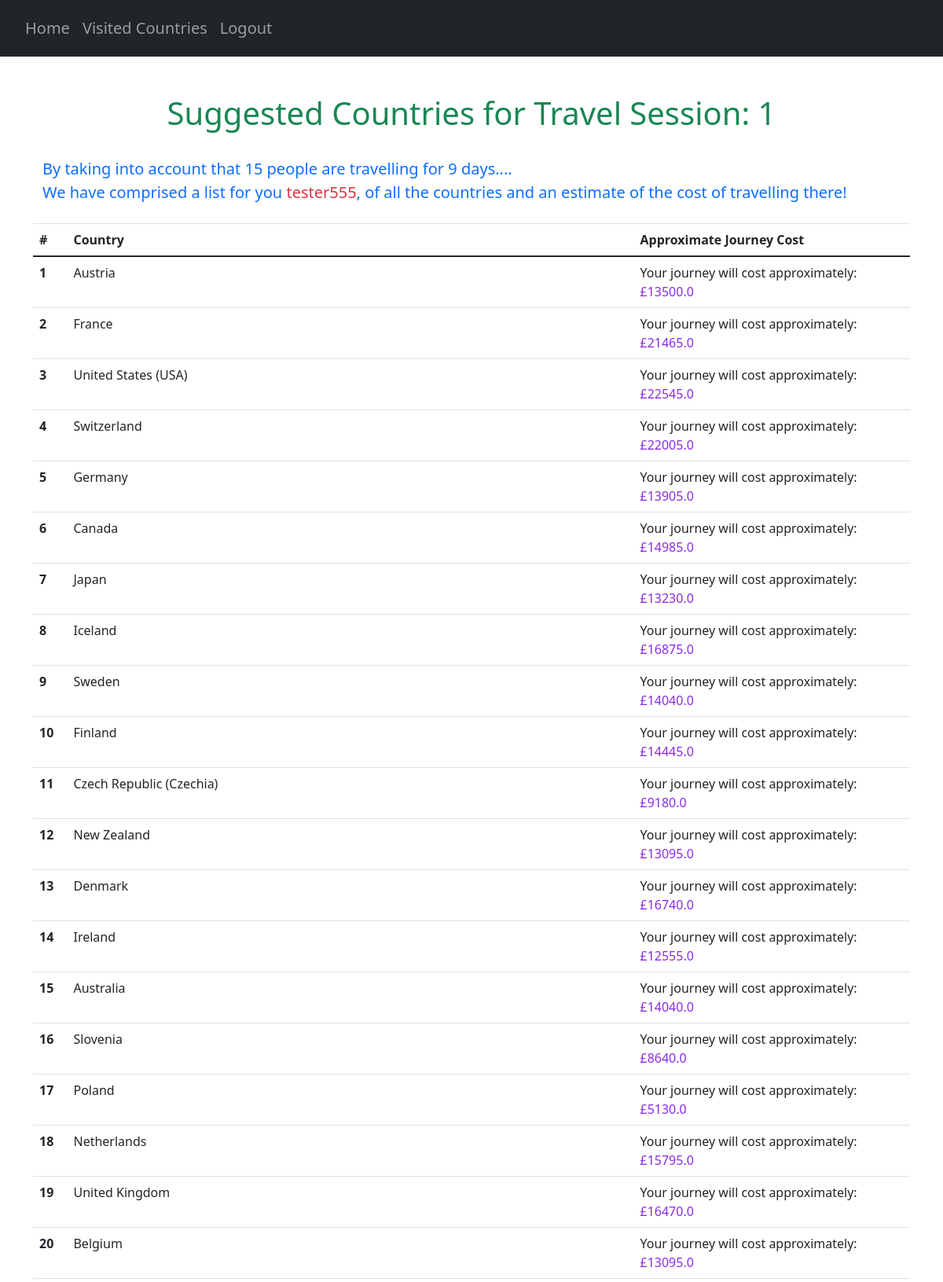
The app's page /suggestions/1 (signed in, upper part) with its own data.
### website/models.py (models this page shows)
class User(db.Model, UserMixin):
    id = db.Column(db.Integer, primary_key=True)
    email = db.Column(db.String(150), unique=True)
    password = db.Column(db.String(150))
    first_name = db.Column(db.String(150))
    notes = db.relationship('Note')
    countries = db.relationship('UserCountry')
    travel_score = db.relationship('UserTravelScore')

class UserCountryScore(db.Model):
    user_id = db.Column(db.Integer, db.ForeignKey('user.id'), primary_key=True)
    travel_id = db.Column(db.Integer, primary_key=True)
    country_code = db.Column(db.String(3), db.ForeignKey('country.country_code'), primary_key=True)
    water_sports_score = db.Column(db.Float)
    winter_sports_score = db.Column(db.Float)
    culture_score = db.Column(db.Float)
    safety_score = db.Column(db.Float)
    budget_score = db.Column(db.Float)
    total_score = db.Column(db.Float)
    final_travel_cost = db.Column(db.Float)

class Country(db.Model):
    country_code = db.Column(db.String(3), primary_key=True)
    country_name = db.Column(db.String(150), unique=True)

### website/views.py (the view)
@views.route("/suggestions/<travelID>", methods=["GET"])
@login_required
def suggestions(travelID):
    countries = Country.query.all()
    AllCountries = {}
    for country in countries:
        AllCountries[country.country_code] = country.country_name
    user_travel_details = []
    try:
        ranked_countries = userCountryScore(travelID, AllCountries)
        ranked_countries_UF = list(map(lambda x: (AllCountries[x[0]], x[1], x[2]), ranked_countries))
        current_travel = UserTravelScore.query.get((current_user.id, travelID))
        num_travellers = current_travel.num_travellers
        travelling_time = current_travel.travelling_time
        user_travel_details.append(travelID)
        user_travel_details.append(num_travellers)
        user_travel_details.append(travelling_time)
        print("THIS IS ALL COUNTRIES", AllCountries)
        print("This is rankedCountriesUF", ranked_countries_UF)
        return render_template("suggestions.html",
                               user=current_user,
                               best_countries=ranked_countries_UF,
                               user_travel=user_travel_details)
    except (AttributeError, sqlalchemy.exc.IntegrityError) as e:
        print("ERROR", e)
        user_travel_details.append(0)
        user_travel_details.append(1)
        return redirect(url_for('views.noTravel'))

### website/__init__.py (called while the page is built)
def create_app():
    app = Flask(__name__)
    app.config['SECRET_KEY'] = 'pog'
    app.config['SQLALCHEMY_DATABASE_URI'] = f'sqlite:///{DB_NAME}'
    db.init_app(app)
    from .views import views
    from .auth import auth
    app.register_blueprint(views, url_prefix='/')
    app.register_blueprint(auth, url_prefix='/')
    from .models import User, Note, Country, UserCountry, Safety, Cost, CulturalValue, CovidRestrictions
    create_database(app)
    login_manager = LoginManager()
    login_manager.login_view = 'auth.login'
    login_manager.init_app(app)
    @login_manager.user_loader
    def load_user(id):
        return User.query.get(int(id))
    return app

### website/questionHandler.py (called while the page is built)
def doesUserWantThisCountry(countryCode):
    countries = UserCountry.query.all()
    users_countries = []
    for country in countries:
        if country.user_id == current_user.id:
            users_countries.append(country.country_code)
    for country in users_countries:
        if countryCode in users_countries:
            return True
        else:
            return False

def filterPrevCountries(codes, travelID):
    try:
        current_travel = UserTravelScore.query.get((current_user.id, travelID))
    except (sqlite3.IntegrityError, sqlalchemy.exc.IntegrityError) as e:
        print(e)
    prev_countries = getattr(current_travel, "prev_countries")
    if prev_countries == True:
        return codes
    else:
        suggestionsStream = filter(lambda x:not(doesUserWantThisCountry(x)), codes)
        suggestionsStream = list(suggestionsStream)
        return suggestionsStream

def userCountryScore(travelID, countryCodes):
    try:
        current_travel = UserTravelScore.query.get((current_user.id, travelID))
    except (sqlite3.IntegrityError, sqlalchemy.exc.IntegrityError) as e:
        print(e)
    prev_countries = getattr(current_travel, "prev_countries")
    print("This is prev countries", prev_countries)
    calculateCountryScores(travelID, countryCodes)
    sortedCountries = sortCountries(travelID)
    return sortedCountries

### website/templates/suggestions.html (shortened to what this page needs)
{% extends "base.html" %} {% block title %}Countries{% endblock %}
{% block content %}
<div class="container pt-5">
    <h1 align="center"><span class="text-success">Suggested Countries for Travel Session: {{ user_travel[0] }}</span></h1>
    <p class="pt-4 pb-2 text-primary" id="user-countries-header">
        By taking into account that {{ user_travel[1] }} people are travelling for {{ user_travel[2] }} days....<br>
        We have comprised a list for you <span class="text-danger">{{ current_user.first_name }}</span>,
        of all the countries and an estimate of the cost of travelling there!
    </p>
</div>
<table class="table">
    <thead>
        <tr>
            <th scope="col">#</th>
            <th scope="col">Country</th>
            <th scope="col">Approximate Journey Cost</th>
        </tr>
    </thead>
    <tbody>
        {% for country in best_countries %}
        {% set countryName = country[0] %}
        {% set countryDict = country[2] %}
        {% for roughCostText, roughCost in countryDict.items() %}
            <tr>
                <th scope="row">{{ country[1] }}</th>
                <td>{{ countryName }}</td>
                <td>{{ roughCostText }}: <span class="cost-number">£{{ roughCost}}</span></td>
            </tr>
        {% endfor %}
        {% endfor %}
    </tbody>
</table>
{% endblock %}

### website/static/extra.css (style rules this page uses)
.cost-number { color: blueviolet; }
#user-countries-header { font-size: 20px; }

### records on screen
User: first_name "tester555"
Country: country_name "Austria"
UserCountryScore: travel "1", roughCostText "Your journey will cost approximately", final_travel_cost "13500.0"
Country: country_name "France"
UserCountryScore: user "2", roughCostText "Your journey will cost approximately", final_travel_cost "21465.0"
Country: country_name "United States (USA)"
UserCountryScore: country "3", roughCostText "Your journey will cost approximately", final_travel_cost "22545.0"
Country: country_name "Switzerland"
UserCountryScore: country "4", roughCostText "Your journey will cost approximately", final_travel_cost "22005.0"
Country: country_name "Germany"
UserCountryScore: country "5", roughCostText "Your journey will cost approximately", final_travel_cost "13905.0"
Country: country_name "Canada"
UserCountryScore: country "6", roughCostText "Your journey will cost approximately", final_travel_cost "14985.0"
Country: country_name "Japan"
UserCountryScore: country "7", roughCostText "Your journey will cost approximately", final_travel_cost "13230.0"
Country: country_name "Iceland"
UserCountryScore: country "8", roughCostText "Your journey will cost approximately", final_travel_cost "16875.0"
Country: country_name "Sweden"
UserCountryScore: country "9", roughCostText "Your journey will cost approximately", final_travel_cost "14040.0"
Country: country_name "Finland"
UserCountryScore: country "10", roughCostText "Your journey will cost approximately", final_travel_cost "14445.0"
Country: country_name "Czech Republic (Czechia)"
UserCountryScore: country "11", roughCostText "Your journey will cost approximately", final_travel_cost "9180.0"
Country: country_name "New Zealand"
UserCountryScore: country "12", roughCostText "Your journey will cost approximately", final_travel_cost "13095.0"
Country: country_name "Denmark"
UserCountryScore: country "13", roughCostText "Your journey will cost approximately", final_travel_cost "16740.0"
Country: country_name "Ireland"
UserCountryScore: country "14", roughCostText "Your journey will cost approximately", final_travel_cost "12555.0"
Country: country_name "Australia"
UserCountryScore: country "15", roughCostText "Your journey will cost approximately", final_travel_cost "14040.0"
Country: country_name "Slovenia"
UserCountryScore: country "16", roughCostText "Your journey will cost approximately", final_travel_cost "8640.0"
Country: country_name "Poland"
UserCountryScore: country "17", roughCostText "Your journey will cost approximately", final_travel_cost "5130.0"
Country: country_name "Netherlands"
UserCountryScore: country "18", roughCostText "Your journey will cost approximately", final_travel_cost "15795.0"
Country: country_name "United Kingdom"
UserCountryScore: country "19", roughCostText "Your journey will cost approximately", final_travel_cost "16470.0"
Country: country_name "Belgium"
UserCountryScore: country "20", roughCostText "Your journey will cost approximately", final_travel_cost "13095.0"

### other values on screen
{{ user_travel[0] }} "1"
{{ user_travel[1] }} "15"
{{ user_travel[2] }} "9"
